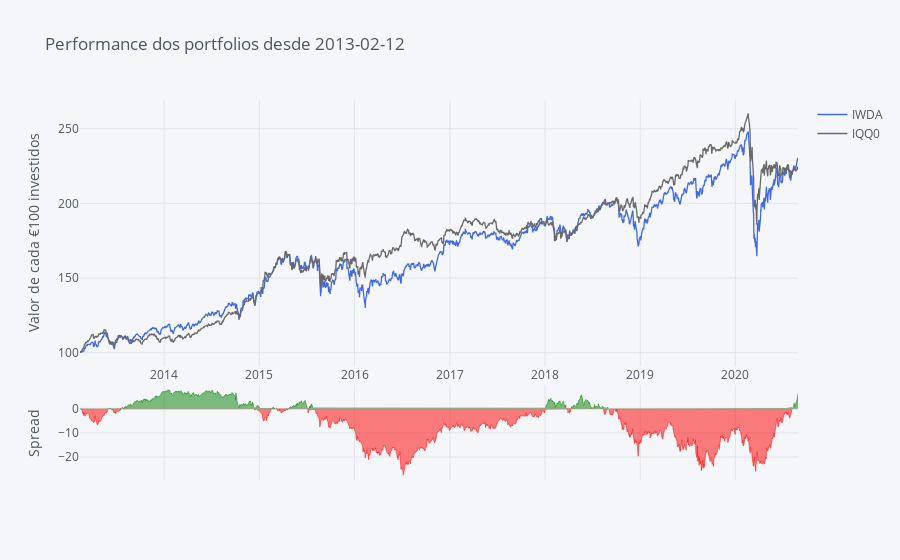

Write notebook code for a chart like this one.
### Code cell
# Making Color Palette
Palette = ['rgb(255, 153, 51)',     # 1 - orange
            'royalblue',            # 2 - Royalblue
            '#708090',              # 3 - Grey
            'rgb(128, 0, 128)',     # 4 - Indigo
            'rgb(219, 64, 82)',     # 5 - Red
            'rgb(0, 128, 128)',     # 6 - Teal
            '#191970',              # 7 - Navy
            'rgb(128, 128, 0)',     # 8 - Olive
            '#00BFFF',              # 9 - Water Blue
            'rgb(128, 177, 211)']   # 10 - 

fundos.iplot(title='Performance dos portfolios desde ' + Begin, yTitle='Valor de cada €100 investidos', color=['royalblue', 'dimgrey'], kind='spread')

### Figure 1 — Plotly figure (JSON) as saved in the notebook; plotly's stock layout.template omitted (floating-point values rounded to 4 significant figures; data arrays with more than 128 entries replaced by an {"elided": "..."} marker saying what was removed)
{"data": [{"line": {"color": "rgba(65, 105, 225, 1.0)", "dash": "solid", "shape": "linear", "width": 1.3}, "mode": "lines", "name": "IWDA", "text": "", "type": "scatter", "x": {"elided": "1928 str values"}, "y": {"elided": "1928 float values"}}, {"line": {"color": "rgba(105, 105, 105, 1.0)", "dash": "solid", "shape": "linear", "width": 1.3}, "mode": "lines", "name": "IQQ0", "text": "", "type": "scatter", "x": {"elided": "1928 str values"}, "y": {"elided": "1928 float values"}}, {"connectgaps": false, "fill": "tozeroy", "line": {"color": "green", "dash": "solid", "shape": "linear", "width": 0.5}, "mode": "lines", "name": "Spread", "showlegend": false, "type": "scatter", "x": {"elided": "1928 str values"}, "xaxis": "x2", "y": {"elided": "1928 mixed values"}, "yaxis": "y2"}, {"connectgaps": false, "fill": "tozeroy", "line": {"color": "red", "dash": "solid", "shape": "linear", "width": 0.5}, "mode": "lines", "name": "Spread", "showlegend": false, "type": "scatter", "x": {"elided": "1928 str values"}, "xaxis": "x2", "y": {"elided": "1928 mixed values"}, "yaxis": "y2"}], "layout": {"hovermode": "x", "legend": {"bgcolor": "#F5F6F9", "font": {"color": "#4D5663"}}, "paper_bgcolor": "#F5F6F9", "plot_bgcolor": "#F5F6F9", "title": {"font": {"color": "#4D5663"}, "text": "Performance dos portfolios desde 2013-02-12"}, "xaxis": {"autorange": true, "gridcolor": "#E1E5ED", "range": ["2013-02-12", "2020-08-28"], "showgrid": true, "tickfont": {"color": "#4D5663"}, "title": {"font": {"color": "#4D5663"}, "text": ""}, "type": "date", "zerolinecolor": "#E1E5ED"}, "xaxis2": {"anchor": "y2", "autorange": true, "gridcolor": "#E1E5ED", "range": ["2013-02-12", "2020-08-28"], "showgrid": true, "showticklabels": false, "tickfont": {"color": "#4D5663"}, "title": {"font": {"color": "#4D5663"}, "text": ""}, "type": "date", "zerolinecolor": "#E1E5ED"}, "yaxis": {"autorange": true, "domain": [0.3, 1], "gridcolor": "#E1E5ED", "range": [91.09, 269.2], "showgrid": true, "tickfont": {"color": "#4D5663"}, "title": {"font": {"color": "#4D5663"}, "text": "Valor de cada €100 investidos"}, "type": "linear", "zerolinecolor": "#E1E5ED"}, "yaxis2": {"autorange": true, "domain": [0, 0.25], "gridcolor": "#E1E5ED", "range": [-29.54, 9.881], "showgrid": true, "tickfont": {"color": "#4D5663"}, "title": {"font": {"color": "#4D5663"}, "text": "Spread"}, "type": "linear", "zerolinecolor": "#E1E5ED"}}}
